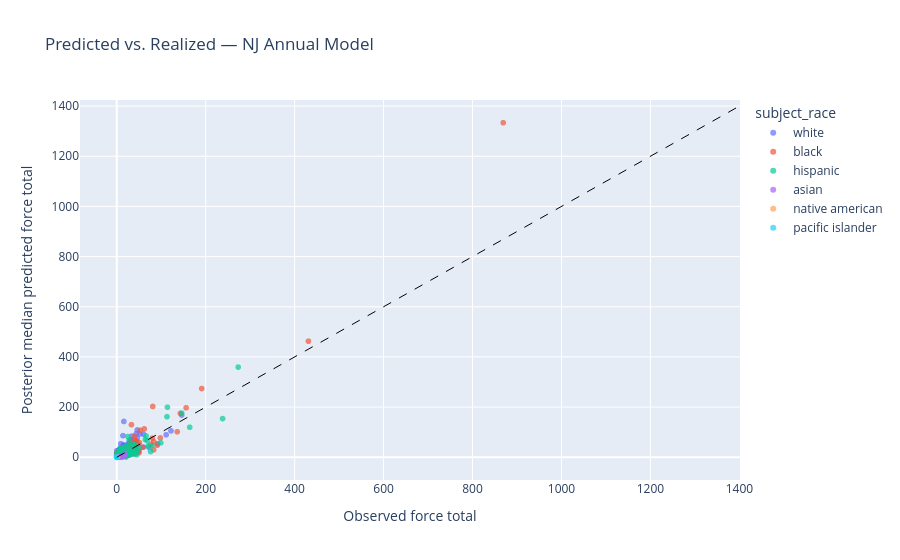

This figure's notebook cell:
### Code cell
model.predict(idata, kind="mean")
predicted_force = idata.posterior["mu"].median(dim=["chain", "draw"]).values

plot_df = model_data.assign(predicted=predicted_force)

lim = max(plot_df["force_total"].max(), plot_df["predicted"].max()) * 1.05

fig = px.scatter(
    plot_df,
    x="force_total",
    y="predicted",
    color="subject_race",
    hover_data=["agency_name", "ori", "subject_race", "force_total", "total_arrests"],
    labels={"force_total": "Observed force total", "predicted": "Posterior median predicted force total"},
    title="Predicted vs. Realized — NJ Annual Model",
    opacity=0.7,
)
fig.add_shape(type="line", x0=0, y0=0, x1=lim, y1=lim,
              line=dict(color="black", dash="dash", width=1))
fig.show()

fig.write_image("dist_predicted_force_rate.png", scale=2)

### Figure 1 — Plotly figure (JSON) as saved in the notebook; plotly's stock layout.template omitted (floating-point values rounded to 4 significant figures; data arrays with more than 128 entries replaced by an {"elided": "..."} marker saying what was removed)
{"data": [{"customdata": {"elided": "281x4 mixed values"}, "hovertemplate": "subject_race=%{customdata[2]}<br>Observed force total=%{x}<br>Posterior median predicted force total=%{y}<br>agency_name=%{customdata[0]}<br>ori=%{customdata[1]}<br>total_arrests=%{customdata[3]}<extra></extra>", "legendgroup": "white", "marker": {"color": "#636efa", "opacity": 0.7, "symbol": "circle"}, "mode": "markers", "name": "white", "showlegend": true, "type": "scattergl", "x": {"elided": "281 int values"}, "xaxis": "x", "y": {"elided": "281 float values"}, "yaxis": "y"}, {"customdata": {"elided": "281x4 mixed values"}, "hovertemplate": "subject_race=%{customdata[2]}<br>Observed force total=%{x}<br>Posterior median predicted force total=%{y}<br>agency_name=%{customdata[0]}<br>ori=%{customdata[1]}<br>total_arrests=%{customdata[3]}<extra></extra>", "legendgroup": "black", "marker": {"color": "#EF553B", "opacity": 0.7, "symbol": "circle"}, "mode": "markers", "name": "black", "showlegend": true, "type": "scattergl", "x": {"elided": "281 int values"}, "xaxis": "x", "y": {"elided": "281 float values"}, "yaxis": "y"}, {"customdata": {"elided": "281x4 mixed values"}, "hovertemplate": "subject_race=%{customdata[2]}<br>Observed force total=%{x}<br>Posterior median predicted force total=%{y}<br>agency_name=%{customdata[0]}<br>ori=%{customdata[1]}<br>total_arrests=%{customdata[3]}<extra></extra>", "legendgroup": "hispanic", "marker": {"color": "#00cc96", "opacity": 0.7, "symbol": "circle"}, "mode": "markers", "name": "hispanic", "showlegend": true, "type": "scattergl", "x": {"elided": "281 int values"}, "xaxis": "x", "y": {"elided": "281 float values"}, "yaxis": "y"}, {"customdata": {"elided": "281x4 mixed values"}, "hovertemplate": "subject_race=%{customdata[2]}<br>Observed force total=%{x}<br>Posterior median predicted force total=%{y}<br>agency_name=%{customdata[0]}<br>ori=%{customdata[1]}<br>total_arrests=%{customdata[3]}<extra></extra>", "legendgroup": "asian", "marker": {"color": "#ab63fa", "opacity": 0.7, "symbol": "circle"}, "mode": "markers", "name": "asian", "showlegend": true, "type": "scattergl", "x": {"elided": "281 int values"}, "xaxis": "x", "y": {"elided": "281 float values"}, "yaxis": "y"}, {"customdata": {"elided": "281x4 mixed values"}, "hovertemplate": "subject_race=%{customdata[2]}<br>Observed force total=%{x}<br>Posterior median predicted force total=%{y}<br>agency_name=%{customdata[0]}<br>ori=%{customdata[1]}<br>total_arrests=%{customdata[3]}<extra></extra>", "legendgroup": "native american", "marker": {"color": "#FFA15A", "opacity": 0.7, "symbol": "circle"}, "mode": "markers", "name": "native american", "showlegend": true, "type": "scattergl", "x": {"elided": "281 int values"}, "xaxis": "x", "y": {"elided": "281 float values"}, "yaxis": "y"}, {"customdata": {"elided": "281x4 mixed values"}, "hovertemplate": "subject_race=%{customdata[2]}<br>Observed force total=%{x}<br>Posterior median predicted force total=%{y}<br>agency_name=%{customdata[0]}<br>ori=%{customdata[1]}<br>total_arrests=%{customdata[3]}<extra></extra>", "legendgroup": "pacific islander", "marker": {"color": "#19d3f3", "opacity": 0.7, "symbol": "circle"}, "mode": "markers", "name": "pacific islander", "showlegend": true, "type": "scattergl", "x": {"elided": "281 int values"}, "xaxis": "x", "y": {"elided": "281 float values"}, "yaxis": "y"}], "layout": {"legend": {"title": {"text": "subject_race"}, "tracegroupgap": 0}, "shapes": [{"line": {"color": "black", "dash": "dash", "width": 1}, "type": "line", "x0": 0, "x1": 1400.0, "y0": 0, "y1": 1400.0}], "title": {"text": "Predicted vs. Realized — NJ Annual Model"}, "xaxis": {"anchor": "y", "domain": [0, 1], "title": {"text": "Observed force total"}}, "yaxis": {"anchor": "x", "domain": [0, 1], "title": {"text": "Posterior median predicted force total"}}}}
